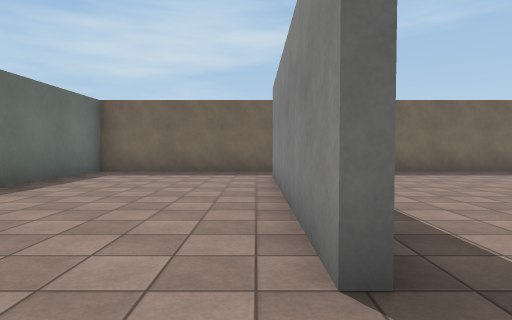
view 1 (above)

24 first-person views from a walk through a Unity game level. The camera is 1.3 m above the floor, tilts 2° down and sees 75° across. The floor is counted in squares, 2 m on a side. Each view is taken from the middle of a square. On the plan, view 1 faces up. The plan holds only what a view shows up to about 10 squares ahead; the rest is blank. Surface patterns are stand-ins for the level's own textures.

view 2
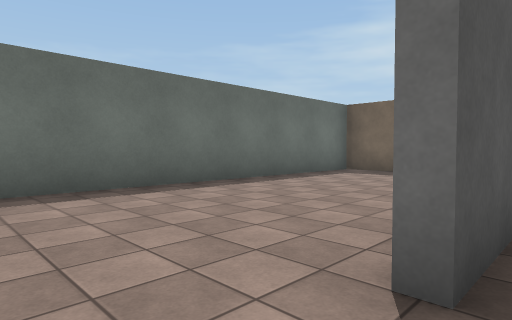

view 3
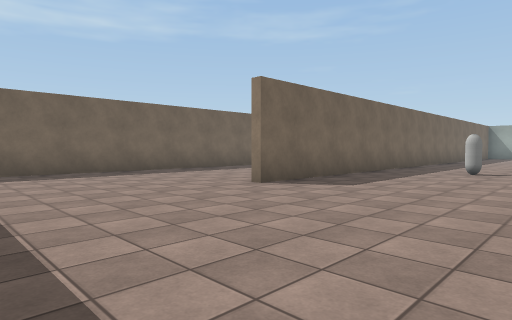

view 4
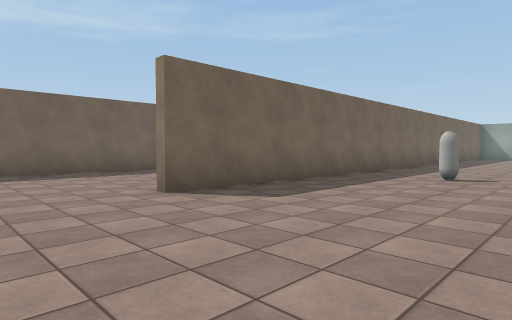

view 5
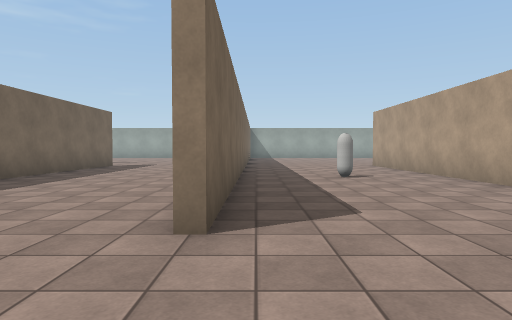

view 6
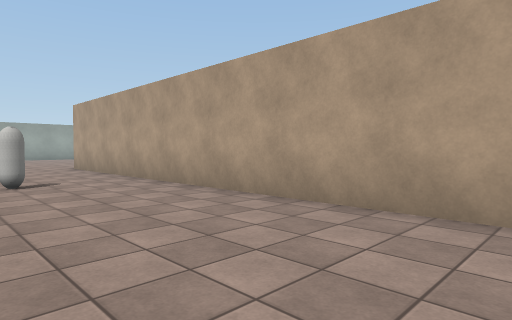

view 7
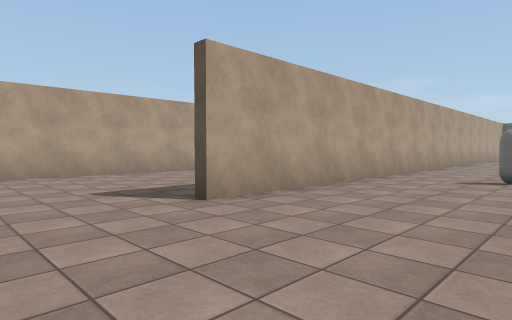

view 8
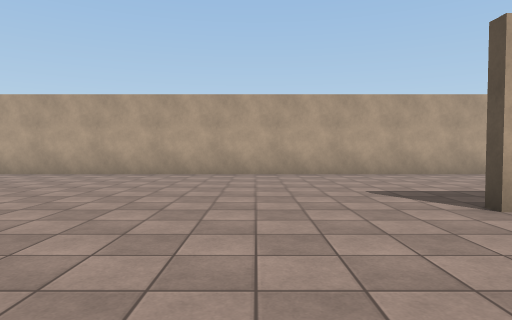

view 9
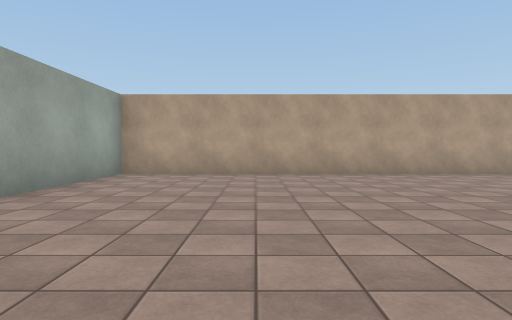

view 10
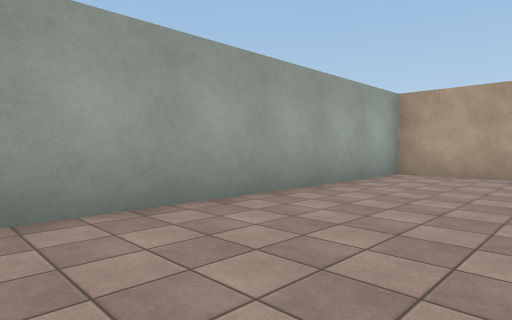

view 11
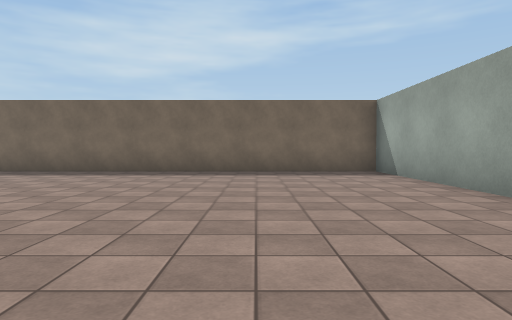

view 12
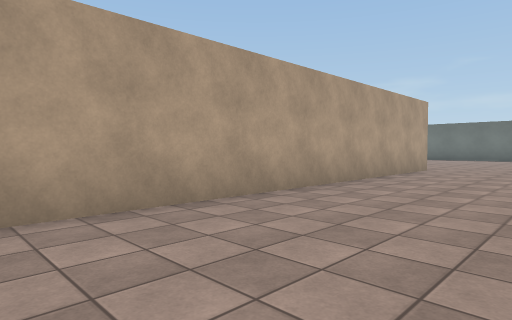

view 13
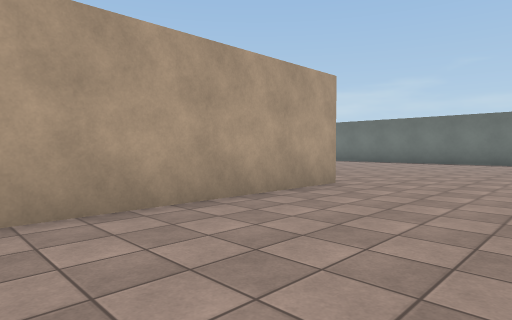

view 14
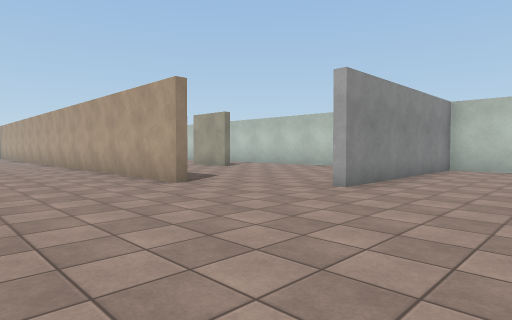

view 15
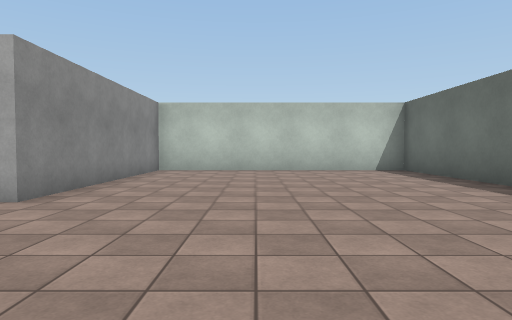

view 16
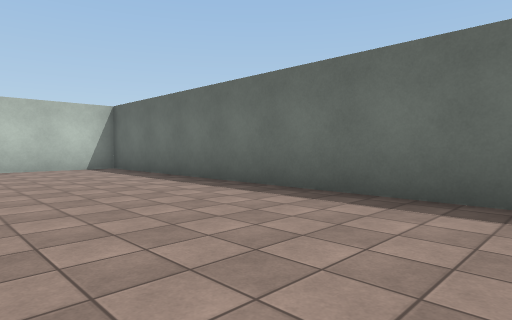

view 17
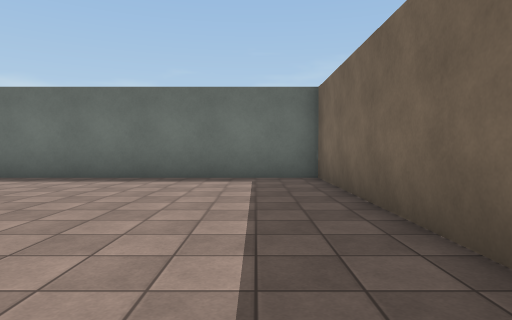

view 18
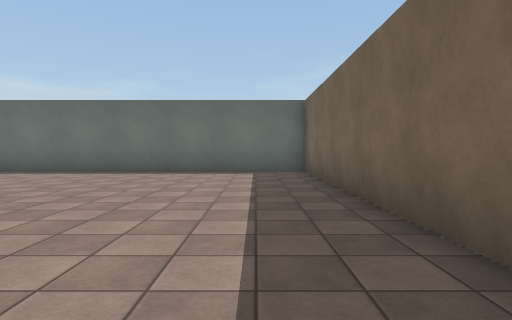

view 19
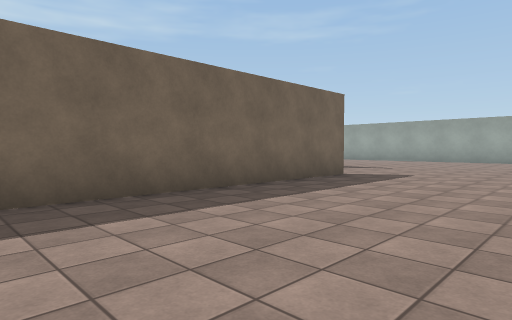

view 20
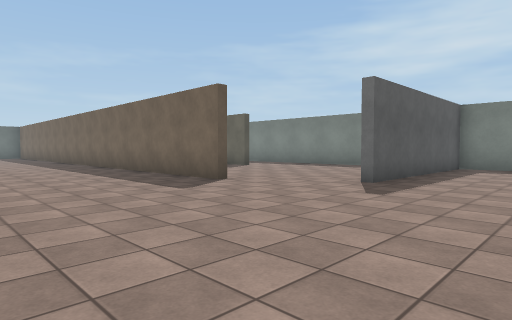

view 21
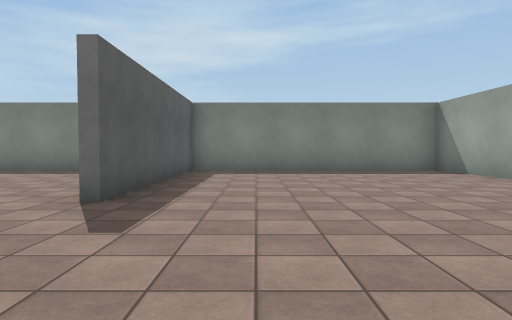

view 22
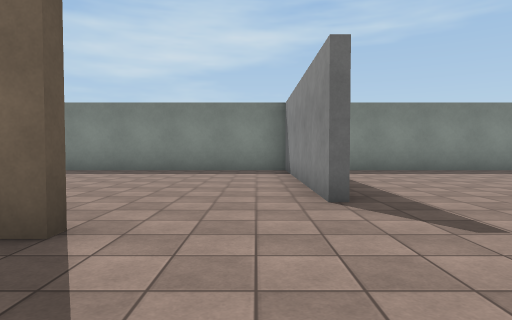

view 23
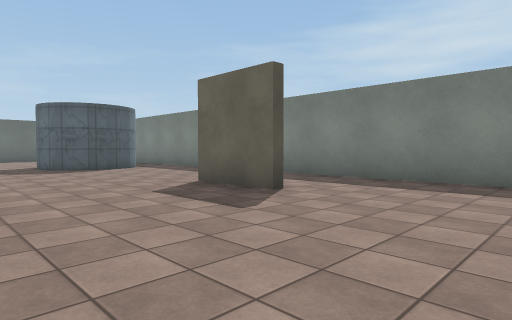

view 24
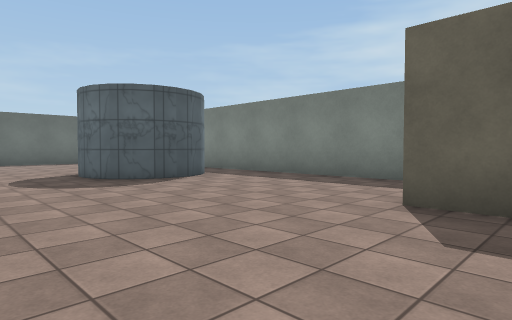

### Floor plan
Points are (right, up) in squares from view 1. A wall is a line through its corners. A room is listed if a view was taken in it or the views show most of it. See-through windows are left out.
Room 1 (view 1)
walls: (0.4, 1.5) (0.4, 7.4); (0.5, 9.4) (-4.4, 9.4) (-4.4, 0.6)
ways out: opening at (1, 0.5) to room 2
Room 2 (views 2, 3, 4, 5, 6, 7, 8, 9, 10, 11, 12, 13, 14, 15, 16, 17, 18, 19, 20, 21, 22, 23, 24)
walls: (12.9, 4.4) (5.5, 4.4); (15.6, 9.4) (2.1, 9.4); (4.4, -0.4) (15.5, -0.4); (11.5, 13.9) (9.5, 13.9); (17.9, 11) (17.9, 16.9) (3.8, 16.9); (3.2, -0.6) (-4.4, -0.6) (-4.4, -12.9) (2.9, -12.9) (2.9, -7); (3.9, 12.8) (3.2, 12.5); (0.6, 3) (0.6, 1.5); (3.5, 12.6) (3, 12.5) (2.5, 12.6); (4.5, 13.8) (4.1, 12.9); (4.5, 14.2) (4.4, 13.3) (3.7, 12.6); (5.4, -5.4) (25.4, -5.4) (25.4, 4.4) (14.8, 4.4); (3.8, 15.3) (4.2, 14.9) (4.4, 14.5) (4.5, 14); (25.4, 14) (25.4, 16.9) (18.1, 16.9) (18.1, 11)
ways out: opening at (1, 0.5) to room 1; opening at (4.5, -6.5)
objects: capsule (11, 2)

Where each view was taken, in squares from view 1:
view 1: 0 up, 0 right, facing up
view 2: 0 up, 1 right, facing up-left
view 3: 0 up, 1 right, facing up-right
view 4: 0 up, 3 right, facing up-right
view 5: 4 up, 3 right, facing right
view 6: 3 up, 4 right, facing down-right
view 7: 3 up, 18 right, facing down-left
view 8: 3 up, 18 right, facing down
view 9: 3 up, 22 right, facing down
view 10: 3 up, 22 right, facing down-right
view 11: 5 down, 22 right, facing up
view 12: 2 down, 16 right, facing down-left
view 13: 2 down, 11 right, facing down-left
view 14: 2 down, 0 right, facing down-right
view 15: 3 down, 0 right, facing down
view 16: 2 down, 0 right, facing down-left
view 17: 2 down, 3 right, facing left
view 18: 2 down, 5 right, facing left
view 19: 5 up, 8 right, facing up-right
view 20: 5 up, 21 right, facing up-left
view 21: 7 up, 20 right, facing up
view 22: 7 up, 17 right, facing up
view 23: 10 up, 15 right, facing up-left
view 24: 10 up, 11 right, facing up-left
